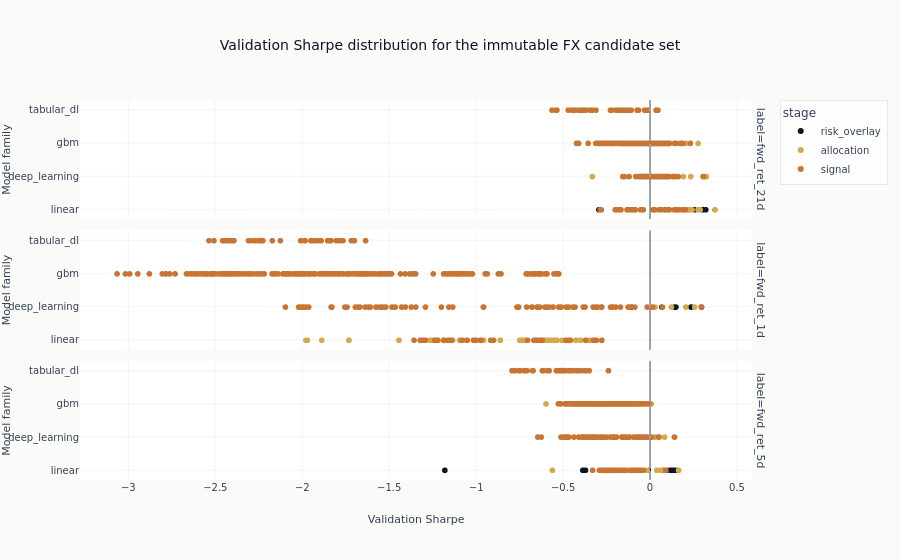

Notebook code cell kept with this figure:
### Code cell
candidate_figure = px.scatter(
    candidate_evidence,
    x="sharpe",
    y="family",
    color="stage",
    facet_row="label",
    hover_data=["config_name", "backtest_hash"],
    title="Validation Sharpe distribution for the immutable FX candidate set",
    labels={"sharpe": "Validation Sharpe", "family": "Model family"},
)
candidate_figure.add_vline(x=0, line_dash="dot", line_color=COLORS["recede"])
candidate_figure.show()

### Figure 1 — Plotly figure (JSON) as saved in the notebook; plotly's stock layout.template omitted (floating-point values rounded to 4 significant figures; data arrays with more than 128 entries replaced by an {"elided": "..."} marker saying what was removed)
{"data": [{"customdata": [["lasso_f0.85", "29fde1a598c9"], ["lasso_f0.85", "38b853dd595f"], ["lasso_f0.85", "e24a6f09606b"], ["lasso_f0.85", "5386d02075f3"], ["lasso_f0.85", "fc0a78d6d9a7"], ["lasso_f0.85", "23d465fd57f0"], ["lasso_f0.85", "fdb53d171fd2"], ["lasso_f0.85", "9aa83cb1bb8e"], ["lasso_f0.85", "09c457f25031"], ["lasso_f0.85", "d7146e73203c"], ["lasso_f0.85", "b6ec1ffbc717"], ["lasso_f0.85", "28502c33d989"], ["lasso_f0.85", "6ec0df449483"], ["lasso_f0.85", "412dee6261e7"]], "hovertemplate": "stage=risk_overlay<br>label=fwd_ret_21d<br>Validation Sharpe=%{x}<br>Model family=%{y}<br>config_name=%{customdata[0]}<br>backtest_hash=%{customdata[1]}<extra></extra>", "legendgroup": "risk_overlay", "marker": {"color": "#0a1628", "symbol": "circle"}, "mode": "markers", "name": "risk_overlay", "showlegend": true, "type": "scattergl", "x": [0.3745, 0.3219, 0.3049, 0.2797, 0.2558, 0.2277, 0.2246, 0.1544, 0.1426, 0.1051, 0.09809, 0.08091, 0.02141, -0.2929], "xaxis": "x3", "y": ["linear", "linear", "linear", "linear", "linear", "linear", "linear", "linear", "linear", "linear", "linear", "linear", "linear", "linear"], "yaxis": "y3"}, {"customdata": [["tcn", "7bc34036999f"], ["tcn", "19e7780024b8"], ["tcn", "24084993be90"], ["tcn", "78d4f91db149"], ["tcn", "aac95601018c"], ["tcn", "fc8a7a44d0a8"], ["tcn", "023fe65a029a"], ["tcn", "10657868f90f"], ["tcn", "d77244baec7d"], ["tcn", "41503187ae99"], ["tcn", "548160a29aaa"], ["tcn", "0215e36385ea"], ["tcn", "004715c438b6"], ["tcn", "81588c9e25e7"]], "hovertemplate": "stage=risk_overlay<br>label=fwd_ret_1d<br>Validation Sharpe=%{x}<br>Model family=%{y}<br>config_name=%{customdata[0]}<br>backtest_hash=%{customdata[1]}<extra></extra>", "legendgroup": "risk_overlay", "marker": {"color": "#0a1628", "symbol": "circle"}, "mode": "markers", "name": "risk_overlay", "showlegend": false, "type": "scattergl", "x": [0.2971, 0.2965, 0.2965, 0.2965, 0.2965, 0.2965, 0.2381, 0.2368, 0.15, 0.1427, 0.06873, -0.1063, -0.2151, -0.7563], "xaxis": "x2", "y": ["deep_learning", "deep_learning", "deep_learning", "deep_learning", "deep_learning", "deep_learning", "deep_learning", "deep_learning", "deep_learning", "deep_learning", "deep_learning", "deep_learning", "deep_learning", "deep_learning"], "yaxis": "y2"}, {"customdata": [["enet_f0.85", "f61ff410d932"], ["enet_f0.85", "386be18a5e55"], ["enet_f0.85", "8b2d50d27dec"], ["enet_f0.85", "364e4a0a7d14"], ["enet_f0.85", "0cb27206451a"], ["enet_f0.85", "cd5374a0efee"], ["enet_f0.85", "c5dcaa4cac80"], ["enet_f0.85", "f490b5ae79b1"], ["enet_f0.85", "9d5871b5c76b"], ["enet_f0.85", "bc89f3ff7f9d"], ["enet_f0.85", "08e4f775c582"], ["enet_f0.85", "97df415ada83"], ["enet_f0.85", "85022b1df889"], ["enet_f0.85", "c8b566ad2d51"]], "hovertemplate": "stage=risk_overlay<br>label=fwd_ret_5d<br>Validation Sharpe=%{x}<br>Model family=%{y}<br>config_name=%{customdata[0]}<br>backtest_hash=%{customdata[1]}<extra></extra>", "legendgroup": "risk_overlay", "marker": {"color": "#0a1628", "symbol": "circle"}, "mode": "markers", "name": "risk_overlay", "showlegend": false, "type": "scattergl", "x": [0.1473, 0.1363, 0.1355, 0.1274, 0.1183, 0.09756, 0.08102, 0.07452, -0.00895, -0.1764, -0.2012, -0.37, -0.3855, -1.179], "xaxis": "x", "y": ["linear", "linear", "linear", "linear", "linear", "linear", "linear", "linear", "linear", "linear", "linear", "linear", "linear", "linear"], "yaxis": "y"}, {"customdata": [["lasso_f0.85", "5307a1371d06"], ["tcn", "a8961531650a"], ["tcn", "808668af5306"], ["tcn", "4016363d889b"], ["ridge_a100000.0", "749e8ed4f889"], ["leaves_31_mse", "c998c0ee01e4"], ["lasso_f0.85", "abf14f429e76"], ["enet_f0.85", "da85e96648c6"], ["lasso_f0.35", "71a669219d97"], ["enet_f0.35", "2e79980d11c0"], ["tcn", "73c0cabc8614"], ["lasso_f0.35", "1908711878be"], ["enet_f0.35", "1f939f1ae079"], ["enet_f0.7", "c04faad1db77"], ["lasso_f0.7", "044d65dcfe3f"], ["lasso_f0.7", "1d4dbe021271"], ["enet_f0.7", "84f2508c3669"], ["enet_f0.85", "00db462e3111"], ["lasso_f0.85", "30012ffcbdfe"], ["leaves_31_mse", "faa3c7647cae"], ["ridge_a100000.0", "0e0c5943bbb0"], ["ridge_a100000.0", "3a67d345a7be"], ["enet_f0.85", "6c2ca27970f1"], ["lasso_f0.85", "550fa95f87fb"], ["lasso_f0.85", "38d35c2525de"], ["enet_f0.85", "fa96f77bb23a"], ["nlinear", "0102fc1cf21e"], ["lasso_f0.85", "2d51cbc4d016"], ["enet_f0.85", "bba2a6bf0dd4"], ["enet_f0.35", "0ffed02a9119"], ["enet_f0.85", "47ba715e5011"], ["enet_f0.7", "5933720d7fb2"], ["leaves_31_mse", "ec9fe53ae0b6"], ["lasso_f0.7", "10a9c4286351"], ["enet_f0.35", "1ae255b7aa9c"], ["lasso_f0.35", "2ef789e78477"], ["enet_f0.7", "38cb63c8cd6f"], ["enet_f0.7", "8496284d9e92"], ["ridge_a100000.0", "0b8e167ca4e3"], ["lasso_f0.7", "9f81d40dc25b"], ["lasso_f0.7", "ae4617ff1d0c"], ["enet_f0.35", "8130ddd42561"], ["lasso_f0.35", "f37ca35f19bc"], ["nlinear", "3c8a77425950"], ["ridge_a100000.0", "bab817e42e96"], ["nlinear", "4ef1203e82ac"], ["tcn", "5bea580c7d0f"], ["enet_f0.7", "3525f9740e99"], ["leaves_31_mse", "c503b9e66197"], ["tcn", "0db03eb82a49"], ["nlinear", "46ded4955bd5"], ["lasso_f0.7", "63c7fd886a35"], ["lasso_f0.35", "8cf114279504"], ["leaves_31_mse", "b23e5b847d16"], ["nlinear", "6b972c1ba2ab"], ["ridge_a100000.0", "d93bfe5ff0b9"], ["leaves_31_mse", "e8db85fa5272"], ["lasso_f0.35", "2cc97a707fc1"], ["enet_f0.35", "622a8db31d62"], ["nlinear", "141a1eae1bb6"]], "hovertemplate": "stage=allocation<br>label=fwd_ret_21d<br>Validation Sharpe=%{x}<br>Model family=%{y}<br>config_name=%{customdata[0]}<br>backtest_hash=%{customdata[1]}<extra></extra>", "legendgroup": "allocation", "marker": {"color": "#D4A84B", "symbol": "circle"}, "mode": "markers", "name": "allocation", "showlegend": true, "type": "scattergl", "x": [0.3745, 0.325, 0.3126, 0.3056, 0.2893, 0.2778, 0.2776, 0.2776, 0.2426, 0.2425, 0.235, 0.2265, 0.2262, 0.2251, 0.2191, 0.2166, 0.214, 0.2086, 0.2086, 0.2082, 0.2026, 0.2016, 0.1964, 0.1963, 0.1953, 0.1953, 0.1933, 0.1917, 0.1917, 0.1905, 0.1892, 0.1871, 0.1843, 0.1827, 0.1712, 0.1712, 0.1636, 0.1628, 0.1596, 0.153, 0.1528, 0.1497, 0.1497, 0.1451, 0.1416, 0.1055, 0.09486, 0.09406, 0.09327, 0.08484, 0.08404, 0.07246, 0.0724, 0.05043, 0.03252, -0.08205, -0.08511, -0.0977, -0.0977, -0.3312], "xaxis": "x3", "y": ["linear", "deep_learning", "deep_learning", "deep_learning", "linear", "gbm", "linear", "linear", "linear", "linear", "deep_learning", "linear", "linear", "linear", "linear", "linear", "linear", "linear", "linear", "gbm", "linear", "linear", "linear", "linear", "linear", "linear", "deep_learning", "linear", "linear", "linear", "linear", "linear", "gbm", "linear", "linear", "linear", "linear", "linear", "linear", "linear", "linear", "linear", "linear", "deep_learning", "linear", "deep_learning", "deep_learning", "linear", "gbm", "deep_learning", "deep_learning", "linear", "linear", "gbm", "deep_learning", "linear", "gbm", "linear", "linear", "deep_learning"], "yaxis": "y3"}, {"customdata": [["tcn", "cb95c12b885a"], ["tcn", "d014911b8213"], ["tcn", "6c1d80256813"], ["tcn", "37b5fcdf3120"], ["lasso_f0.85", "6ac79b806edb"], ["enet_f0.85", "1698e63f8753"], ["lasso_f0.85", "df2d9ed22371"], ["enet_f0.85", "7daa516f781f"], ["enet_f0.7", "eaa1236f45b3"], ["lasso_f0.7", "ec5ce2600f8a"], ["enet_f0.85", "3c9488036afa"], ["lasso_f0.85", "9a736e3f9914"], ["lasso_f0.85", "6dba77aa88f9"], ["enet_f0.85", "7ed672278c9b"], ["lasso_f0.7", "3f768fea8850"], ["enet_f0.7", "99a87e61c90b"], ["enet_f0.5", "c1ec4b3a4a2c"], ["lasso_f0.5", "0042d49e1e3c"], ["lasso_f0.7", "288536e272bd"], ["enet_f0.7", "a530607849f8"], ["enet_f0.5", "2f2b98412731"], ["lasso_f0.5", "f17671fa1d0d"], ["enet_f0.7", "5a8e88eb138c"], ["lasso_f0.7", "b5e1f6510ece"], ["tcn", "7fdf051d040d"], ["ridge_a10000000.0", "e786fc70fe47"], ["lasso_f0.35", "ed2f29384554"], ["enet_f0.35", "17d45a493916"], ["tcn", "63b861280377"], ["ridge_a10000000.0", "f80b6b1a4339"], ["lasso_f0.5", "343616e579c6"], ["enet_f0.5", "3f06c3b50f6c"], ["lasso_f0.35", "698085b7fe33"], ["enet_f0.35", "71e1180515aa"], ["ridge_a10000000.0", "95a513b4ac16"], ["lasso_f0.35", "01d4a703ecd9"], ["enet_f0.35", "b29d689c064d"], ["ridge_a10000000.0", "04c5f8630326"], ["enet_f0.85", "3703e8f57130"], ["lasso_f0.85", "738934a93e23"], ["enet_f0.5", "2791151eabca"], ["lasso_f0.5", "fc92d6cf1d14"], ["lasso_f0.35", "4cc147d708b1"], ["enet_f0.35", "1da0766912dc"], ["lasso_f0.85", "2769605baf06"], ["enet_f0.85", "074fe978c886"], ["lasso_f0.5", "ebd4d1e81e46"], ["enet_f0.7", "2a2e3838075d"], ["lasso_f0.7", "13648b5495ff"], ["ridge_a10000000.0", "041505ef823c"], ["enet_f0.5", "b6da8e1a74f2"], ["enet_f0.35", "11740e97de0e"], ["lasso_f0.35", "e9a4061f5c5a"], ["lasso_f0.7", "990b4f7c24a5"], ["enet_f0.7", "f839a3ea1b40"], ["lasso_f0.5", "7739ea42b481"], ["enet_f0.5", "f2aee8dcdeda"], ["ridge_a10000000.0", "3303c7f6d6f4"], ["lasso_f0.35", "bfc815d55f4b"], ["enet_f0.35", "7b29add066ca"]], "hovertemplate": "stage=allocation<br>label=fwd_ret_1d<br>Validation Sharpe=%{x}<br>Model family=%{y}<br>config_name=%{customdata[0]}<br>backtest_hash=%{customdata[1]}<extra></extra>", "legendgroup": "allocation", "marker": {"color": "#D4A84B", "symbol": "circle"}, "mode": "markers", "name": "allocation", "showlegend": false, "type": "scattergl", "x": [0.2578, 0.2076, 0.1243, 0.03011, -0.3126, -0.3126, -0.3131, -0.3131, -0.3453, -0.3453, -0.3518, -0.3518, -0.3988, -0.3988, -0.4249, -0.4249, -0.4263, -0.4263, -0.4589, -0.4597, -0.4842, -0.4842, -0.5056, -0.5056, -0.5161, -0.5343, -0.5469, -0.5512, -0.556, -0.5688, -0.5872, -0.5872, -0.5968, -0.6008, -0.6085, -0.7134, -0.7178, -0.7332, -0.7424, -0.7424, -0.7471, -0.7482, -0.86, -0.8609, -0.9561, -1.068, -1.095, -1.134, -1.162, -1.249, -1.252, -1.258, -1.266, -1.443, -1.443, -1.731, -1.731, -1.887, -1.97, -1.978], "xaxis": "x2", "y": ["deep_learning", "deep_learning", "deep_learning", "deep_learning", "linear", "linear", "linear", "linear", "linear", "linear", "linear", "linear", "linear", "linear", "linear", "linear", "linear", "linear", "linear", "linear", "linear", "linear", "linear", "linear", "deep_learning", "linear", "linear", "linear", "deep_learning", "linear", "linear", "linear", "linear", "linear", "linear", "linear", "linear", "linear", "linear", "linear", "linear", "linear", "linear", "linear", "linear", "linear", "linear", "linear", "linear", "linear", "linear", "linear", "linear", "linear", "linear", "linear", "linear", "linear", "linear", "linear"], "yaxis": "y2"}, {"customdata": [["enet_f0.85", "9db870373a0d"], ["lasso_f0.85", "4bef5bf1e053"], ["tcn", "f328521e9ae3"], ["lasso_f0.85", "28a57b71b63d"], ["enet_f0.85", "36d1644f27e6"], ["tcn", "fd767c65c4b9"], ["lasso_f0.85", "eadf9eeca143"], ["enet_f0.85", "f83d6d9f619b"], ["nlinear", "e6c98c6220d6"], ["tcn", "491faf7946ca"], ["lasso_f0.85", "60d40e22b452"], ["enet_f0.85", "e3faca228600"], ["nlinear", "144ea67d45ce"], ["leaves_15_mse", "3b6219e8f0d7"], ["leaves_31_huber", "2cb8d4257c40"], ["leaves_7_mae", "bf8f81447223"], ["nlinear", "a05c600391b2"], ["leaves_15_huber", "7004dfcd9a30"], ["ridge_a100000.0", "b9f48174901d"], ["leaves_7_huber", "1f87dcac58a3"], ["leaves_31_huber", "738f99ad3291"], ["leaves_31_huber", "ca1567a4c723"], ["tcn", "4166a6f31552"], ["leaves_15_mse", "df3dc0337818"], ["leaves_15_mse", "18817daed3df"], ["leaves_31_huber", "28825aa87738"], ["nlinear", "87dbae539241"], ["nlinear", "57666efd8bfb"], ["leaves_31_huber", "b50139a98f23"], ["leaves_7_huber", "6a9a72a63c80"], ["leaves_7_mae", "8e92692c02b0"], ["ridge_a100000.0", "221fc884f783"], ["leaves_7_huber", "a723b3452d58"], ["tcn", "aab78a0f25db"], ["leaves_7_mae", "d5c68e4e0d62"], ["leaves_15_huber", "6e0d654a42b5"], ["leaves_7_huber", "0c9eb83ee528"], ["lasso_f0.85", "3f029f279c80"], ["leaves_7_mae", "e6ac82e739aa"], ["leaves_7_mae", "8b9bc6e6fb10"], ["leaves_7_huber", "de64cafa1361"], ["ridge_a100000.0", "a4b52bccfac2"], ["leaves_15_huber", "54f24765457c"], ["ridge_a100000.0", "a60257729f1c"], ["ridge_a100000.0", "2bf73b086c06"], ["leaves_15_huber", "19e806cb18d2"], ["leaves_15_mse", "b74bdd8f30ea"], ["leaves_15_huber", "bf497dd951dc"], ["lasso_f0.85", "ab2163418b10"], ["enet_f0.85", "d781dd19c900"], ["enet_f0.85", "74f8bf8c7db3"], ["leaves_15_mse", "b4d7ce87b16a"], ["leaves_31_huber", "bbb0a13a39d2"], ["leaves_15_mse", "3ef2bdbede87"], ["nlinear", "ac582ff11321"], ["leaves_7_huber", "a6277d208c25"], ["tcn", "b2e544f49d6f"], ["leaves_15_huber", "e0146a46772e"], ["ridge_a100000.0", "ce07e1ba1448"], ["leaves_7_mae", "ebc92b5168eb"]], "hovertemplate": "stage=allocation<br>label=fwd_ret_5d<br>Validation Sharpe=%{x}<br>Model family=%{y}<br>config_name=%{customdata[0]}<br>backtest_hash=%{customdata[1]}<extra></extra>", "legendgroup": "allocation", "marker": {"color": "#D4A84B", "symbol": "circle"}, "mode": "markers", "name": "allocation", "showlegend": false, "type": "scattergl", "x": [0.1657, 0.1657, 0.1423, 0.08657, 0.08579, 0.08459, 0.0653, 0.0653, 0.05641, 0.05038, 0.0399, 0.0399, 0.02962, 0.008054, 0.002022, -0.009579, -0.0114, -0.01408, -0.01415, -0.01419, -0.01419, -0.01838, -0.02234, -0.02354, -0.02806, -0.03068, -0.041, -0.05618, -0.06099, -0.07327, -0.07385, -0.08798, -0.09, -0.09044, -0.0915, -0.09329, -0.09521, -0.108, -0.112, -0.1133, -0.1231, -0.1247, -0.1366, -0.1513, -0.1676, -0.1839, -0.1886, -0.1993, -0.1999, -0.1999, -0.2768, -0.3014, -0.3476, -0.3828, -0.3832, -0.402, -0.4954, -0.5115, -0.5606, -0.5973], "xaxis": "x", "y": ["linear", "linear", "deep_learning", "linear", "linear", "deep_learning", "linear", "linear", "deep_learning", "deep_learning", "linear", "linear", "deep_learning", "gbm", "gbm", "gbm", "deep_learning", "gbm", "linear", "gbm", "gbm", "gbm", "deep_learning", "gbm", "gbm", "gbm", "deep_learning", "deep_learning", "gbm", "gbm", "gbm", "linear", "gbm", "deep_learning", "gbm", "gbm", "gbm", "linear", "gbm", "gbm", "gbm", "linear", "gbm", "linear", "linear", "gbm", "gbm", "gbm", "linear", "linear", "linear", "gbm", "gbm", "gbm", "deep_learning", "gbm", "deep_learning", "gbm", "linear", "gbm"], "yaxis": "y"}, {"customdata": {"elided": "484x2 str values"}, "hovertemplate": "stage=signal<br>label=fwd_ret_21d<br>Validation Sharpe=%{x}<br>Model family=%{y}<br>config_name=%{customdata[0]}<br>backtest_hash=%{customdata[1]}<extra></extra>", "legendgroup": "signal", "marker": {"color": "#C87533", "symbol": "circle"}, "mode": "markers", "name": "signal", "showlegend": true, "type": "scattergl", "x": {"elided": "484 float values"}, "xaxis": "x3", "y": {"elided": "484 str values"}, "yaxis": "y3"}, {"customdata": {"elided": "484x2 str values"}, "hovertemplate": "stage=signal<br>label=fwd_ret_1d<br>Validation Sharpe=%{x}<br>Model family=%{y}<br>config_name=%{customdata[0]}<br>backtest_hash=%{customdata[1]}<extra></extra>", "legendgroup": "signal", "marker": {"color": "#C87533", "symbol": "circle"}, "mode": "markers", "name": "signal", "showlegend": false, "type": "scattergl", "x": {"elided": "484 float values"}, "xaxis": "x2", "y": {"elided": "484 str values"}, "yaxis": "y2"}, {"customdata": {"elided": "484x2 str values"}, "hovertemplate": "stage=signal<br>label=fwd_ret_5d<br>Validation Sharpe=%{x}<br>Model family=%{y}<br>config_name=%{customdata[0]}<br>backtest_hash=%{customdata[1]}<extra></extra>", "legendgroup": "signal", "marker": {"color": "#C87533", "symbol": "circle"}, "mode": "markers", "name": "signal", "showlegend": false, "type": "scattergl", "x": {"elided": "484 float values"}, "xaxis": "x", "y": {"elided": "484 str values"}, "yaxis": "y"}], "layout": {"annotations": [{"showarrow": false, "text": "label=fwd_ret_5d", "textangle": 90, "x": 0.98, "xanchor": "left", "xref": "paper", "y": 0.1567, "yanchor": "middle", "yref": "paper"}, {"showarrow": false, "text": "label=fwd_ret_1d", "textangle": 90, "x": 0.98, "xanchor": "left", "xref": "paper", "y": 0.5, "yanchor": "middle", "yref": "paper"}, {"showarrow": false, "text": "label=fwd_ret_21d", "textangle": 90, "x": 0.98, "xanchor": "left", "xref": "paper", "y": 0.8433, "yanchor": "middle", "yref": "paper"}], "legend": {"title": {"text": "stage"}, "tracegroupgap": 0}, "shapes": [{"line": {"color": "#94a3b8", "dash": "dot"}, "type": "line", "x0": 0, "x1": 0, "xref": "x", "y0": 0, "y1": 1, "yref": "y domain"}, {"line": {"color": "#94a3b8", "dash": "dot"}, "type": "line", "x0": 0, "x1": 0, "xref": "x2", "y0": 0, "y1": 1, "yref": "y2 domain"}, {"line": {"color": "#94a3b8", "dash": "dot"}, "type": "line", "x0": 0, "x1": 0, "xref": "x3", "y0": 0, "y1": 1, "yref": "y3 domain"}], "title": {"text": "Validation Sharpe distribution for the immutable FX candidate set"}, "xaxis": {"anchor": "y", "domain": [0.0, 0.98], "title": {"text": "Validation Sharpe"}}, "xaxis2": {"anchor": "y2", "domain": [0.0, 0.98], "matches": "x", "showticklabels": false}, "xaxis3": {"anchor": "y3", "domain": [0.0, 0.98], "matches": "x", "showticklabels": false}, "yaxis": {"anchor": "x", "domain": [0.0, 0.3133], "title": {"text": "Model family"}}, "yaxis2": {"anchor": "x2", "domain": [0.3433, 0.6567], "matches": "y", "title": {"text": "Model family"}}, "yaxis3": {"anchor": "x3", "domain": [0.6867, 1.0], "matches": "y", "title": {"text": "Model family"}}}}
